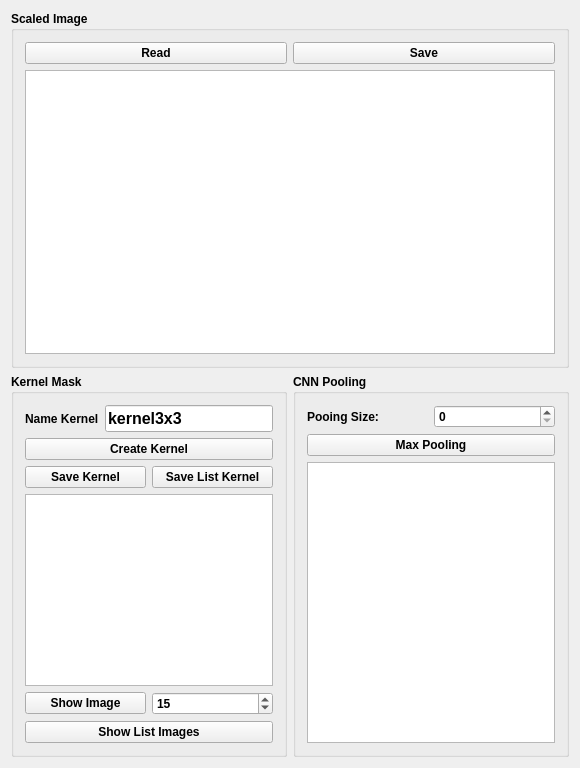
<?xml version="1.0" encoding="UTF-8"?>
<ui version="4.0">
 <class>GuiListScaledImages</class>
 <widget class="QWidget" name="GuiListScaledImages">
  <property name="geometry">
   <rect>
    <x>0</x>
    <y>0</y>
    <width>580</width>
    <height>768</height>
   </rect>
  </property>
  <property name="windowTitle">
   <string>GuiListScaledImages</string>
  </property>
  <layout class="QVBoxLayout" name="verticalLayout_4">
   <item>
    <widget class="QGroupBox" name="groupBox">
     <property name="font">
      <font>
       <weight>75</weight>
       <bold>true</bold>
      </font>
     </property>
     <property name="title">
      <string>Scaled Image</string>
     </property>
     <layout class="QVBoxLayout" name="verticalLayout">
      <item>
       <layout class="QHBoxLayout" name="horizontalLayout">
        <item>
         <widget class="QPushButton" name="btn_read">
          <property name="text">
           <string>Read</string>
          </property>
         </widget>
        </item>
        <item>
         <widget class="QPushButton" name="btn_save">
          <property name="text">
           <string>Save</string>
          </property>
         </widget>
        </item>
       </layout>
      </item>
      <item>
       <widget class="QTextEdit" name="textEdit">
        <property name="font">
         <font>
          <pointsize>15</pointsize>
          <weight>75</weight>
          <bold>true</bold>
         </font>
        </property>
       </widget>
      </item>
     </layout>
    </widget>
   </item>
   <item>
    <layout class="QHBoxLayout" name="horizontalLayout_6">
     <item>
      <widget class="QGroupBox" name="groupBox_2">
       <property name="font">
        <font>
         <weight>75</weight>
         <bold>true</bold>
        </font>
       </property>
       <property name="title">
        <string>Kernel Mask</string>
       </property>
       <layout class="QVBoxLayout" name="verticalLayout_2">
        <item>
         <layout class="QHBoxLayout" name="horizontalLayout_2">
          <item>
           <widget class="QLabel" name="label">
            <property name="text">
             <string>Name Kernel</string>
            </property>
           </widget>
          </item>
          <item>
           <widget class="QLineEdit" name="line_nameKernel">
            <property name="font">
             <font>
              <pointsize>12</pointsize>
              <weight>75</weight>
              <bold>true</bold>
             </font>
            </property>
            <property name="text">
             <string>kernel3x3</string>
            </property>
           </widget>
          </item>
         </layout>
        </item>
        <item>
         <widget class="QPushButton" name="btn_createkernel">
          <property name="text">
           <string>Create Kernel</string>
          </property>
         </widget>
        </item>
        <item>
         <layout class="QHBoxLayout" name="horizontalLayout_3">
          <item>
           <widget class="QPushButton" name="btn_savekernel">
            <property name="text">
             <string>Save Kernel</string>
            </property>
           </widget>
          </item>
          <item>
           <widget class="QPushButton" name="btn_savelistkernel">
            <property name="text">
             <string>Save List Kernel</string>
            </property>
           </widget>
          </item>
         </layout>
        </item>
        <item>
         <widget class="QTextEdit" name="text_kernelmask">
          <property name="font">
           <font>
            <pointsize>15</pointsize>
            <weight>75</weight>
            <bold>true</bold>
           </font>
          </property>
         </widget>
        </item>
        <item>
         <layout class="QHBoxLayout" name="horizontalLayout_4">
          <item>
           <widget class="QPushButton" name="btn_showimage">
            <property name="text">
             <string>Show Image</string>
            </property>
           </widget>
          </item>
          <item>
           <widget class="QSpinBox" name="spin_scaledfactor">
            <property name="minimum">
             <number>1</number>
            </property>
            <property name="maximum">
             <number>100</number>
            </property>
            <property name="value">
             <number>15</number>
            </property>
           </widget>
          </item>
         </layout>
        </item>
        <item>
         <widget class="QPushButton" name="btn_showlistimage">
          <property name="text">
           <string>Show List Images</string>
          </property>
         </widget>
        </item>
       </layout>
      </widget>
     </item>
     <item>
      <widget class="QGroupBox" name="groupBox_3">
       <property name="font">
        <font>
         <weight>75</weight>
         <bold>true</bold>
        </font>
       </property>
       <property name="title">
        <string>CNN Pooling</string>
       </property>
       <layout class="QVBoxLayout" name="verticalLayout_3">
        <item>
         <layout class="QHBoxLayout" name="horizontalLayout_5">
          <item>
           <widget class="QLabel" name="label_2">
            <property name="text">
             <string>Pooing Size:</string>
            </property>
           </widget>
          </item>
          <item>
           <widget class="QSpinBox" name="spin_poolingsize"/>
          </item>
         </layout>
        </item>
        <item>
         <widget class="QPushButton" name="btn_maxpooling">
          <property name="text">
           <string>Max Pooling</string>
          </property>
         </widget>
        </item>
        <item>
         <widget class="QTextEdit" name="text_pooling"/>
        </item>
       </layout>
      </widget>
     </item>
    </layout>
   </item>
  </layout>
 </widget>
 <layoutdefault spacing="6" margin="11"/>
 <resources/>
 <connections/>
</ui>
